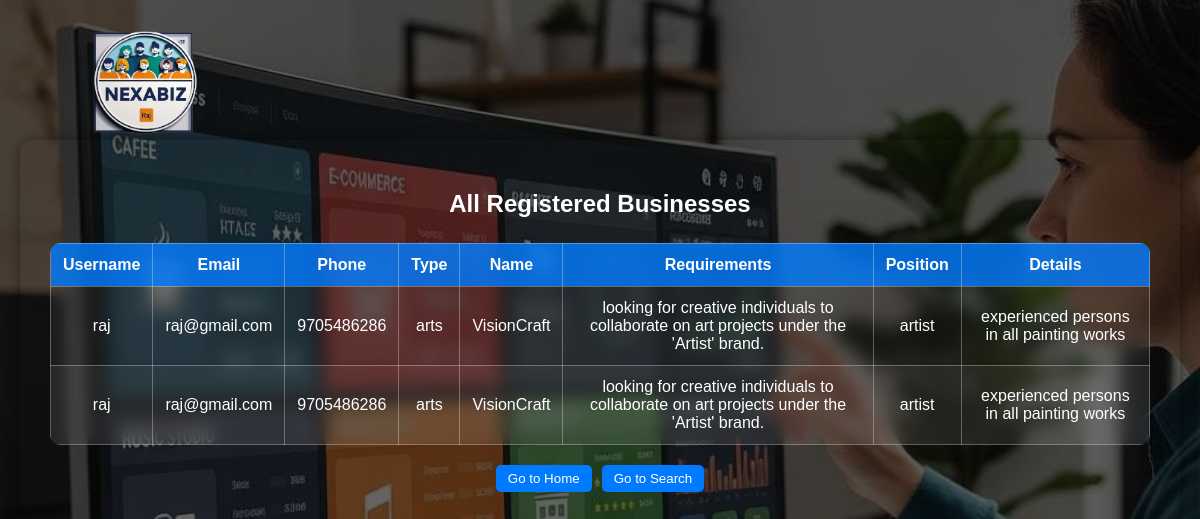
The page /all-businesses on the database as committed earlier.
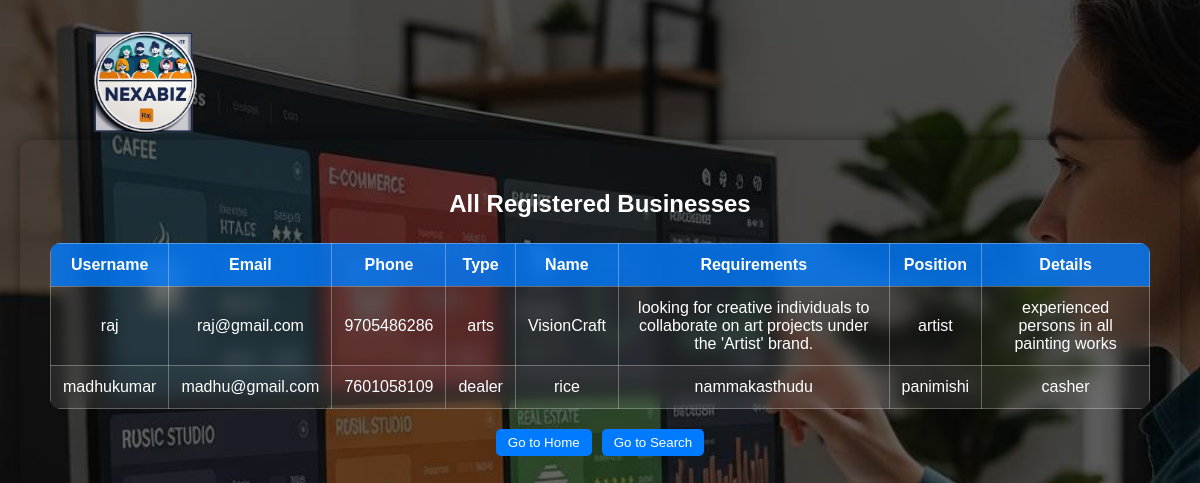
The same page on the database as committed later.
### tables this page shows
CREATE TABLE businesses (
                id INTEGER PRIMARY KEY AUTOINCREMENT,
                username TEXT,
                email TEXT,
                phone_number TEXT,
                business_type TEXT,
                business_name TEXT,
                requirements TEXT,
                position TEXT,
                details TEXT
            );

### app.py (the view)
@app.route('/all-businesses')
def show_all_businesses():
    conn = sqlite3.connect('database.db')
    conn.row_factory = sqlite3.Row
    c = conn.cursor()
    c.execute('SELECT * FROM businesses')
    rows = c.fetchall()
    conn.close()
    businesses = [dict(row) for row in rows]
    return render_template('my_businesses.html', businesses=businesses, is_admin=session.get('is_admin', False))

### templates/my_businesses.html (shortened to what this page needs)
<!DOCTYPE html>
<html>
<head>
    <link rel="stylesheet" href="{{ url_for('static', filename='style.css') }}">
</head>
<body>
<div class="logo">
    <a href="{{ url_for('home') }}">
        <img src="{{ url_for('static', filename='logo.png') }}" alt="NexaBiz Logo">
    </a>
</div>
<div class="overlay">
    <div class="container">
        <h2>All Registered Businesses</h2>
        <table>
            <thead>
                <tr>
                    <th>Username</th>
                    <th>Email</th>
                    <th>Phone</th>
                    <th>Type</th>
                    <th>Name</th>
                    <th>Requirements</th>
                    <th>Position</th>
                    <th>Details</th>
                </tr>
            </thead>
            <tbody>
                {% for b in businesses %}
                <tr>
                    <td>{{ b.username }}</td>
                    <td>{{ b.email }}</td>
                    <td>{{ b.phone_number }}</td>
                    <td>{{ b.business_type }}</td>
                    <td>{{ b.business_name }}</td>
                    <td>{{ b.requirements }}</td>
                    <td>{{ b.position }}</td>
                    <td>{{ b.details }}</td>
                </tr>
                {% endfor %}
            </tbody>
        </table>
        <div class="actions">
            <a href="{{ url_for('home') }}"><button>Go to Home</button></a>
            <a href="{{ url_for('search') }}"><button>Go to Search</button></a>
        </div>
    </div>
</div>
</body>
</html>

### static/style.css (style rules this page uses)
body { font-family: Arial, sans-serif; margin: 0; padding: 0; background-size: cover; background-repeat: no-repeat; background-position: center; min-height: 100vh; color: #fff; }
.container { max-width: 600px; margin: auto; background-color: rgba(0, 0, 0, 0.65); padding: 30px; border-radius: 12px; margin-top: 100px; box-shadow: 0 0 15px rgba(0, 0, 0, 0.4); }
.logo { position: absolute; top: 20px; left: 20px; }
.logo img { width: 120px; height: auto; }
button { padding: 10px 20px; background-color: #28a745; color: white; border: none; border-radius: 6px; cursor: pointer; }

Rows that differ between the two databases and show on the page:
removed businesses: username "raj", email "raj@gmail.com", phone_number "9705486286", business_type "arts", business_name "VisionCraft", requirements "looking for creative individuals to collaborate on art projects under the 'Artist' brand.", position "artist", details "experienced persons in all painting works"
added businesses: username "madhukumar", email "madhu@gmail.com", phone_number "7601058109", business_type "dealer", business_name "rice", requirements "nammakasthudu", position "panimishi", details "casher"
